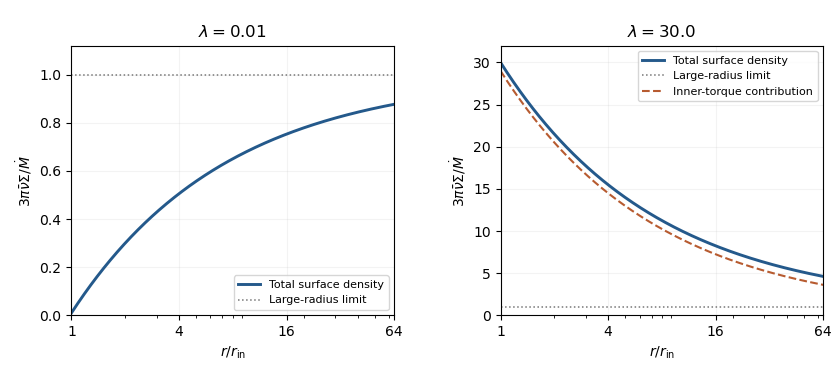

Generate this figure with Python:
"""Steady accretion-disk profiles; Python 3.14.4, matplotlib 3.10.7, numpy 2.3.5.

Write an opaque 840 x 380 PNG to CWD for the existing shared Makefile rule.
"""
from pathlib import Path
import numpy as np
import matplotlib
matplotlib.use('Agg')
import matplotlib.pyplot as plt
from matplotlib.ticker import ScalarFormatter
x=np.geomspace(1,64,600)
fig,axes=plt.subplots(1,2,figsize=(8.4,3.8),dpi=100,facecolor='white')
for ax,lam in zip(axes,[.01,30.]):
    y=1+(lam-1)/np.sqrt(x)
    ax.plot(x,y,lw=2.1,color='#24598b',label='Total surface density')
    ax.axhline(1,color='#777777',ls=':',lw=1.1,label='Large-radius limit')
    if lam>1:ax.plot(x,(lam-1)/np.sqrt(x),color='#b75b30',ls='--',lw=1.5,label='Inner-torque contribution')
    ax.set(xscale='log',xlim=(1,64),ylim=(0,1.12 if lam<1 else 32),xlabel=r'$r/r_{\mathrm{in}}$',title=r'$\lambda='+str(lam)+r'$')
    ax.set_xticks([1,4,16,64]);ax.xaxis.set_major_formatter(ScalarFormatter())
    ax.grid(alpha=.15)
    ax.legend(fontsize=8,loc='lower right' if lam<1 else 'upper right')
axes[0].set_ylabel(r'$3\pi\bar\nu\Sigma/\dot M$')
axes[1].set_ylabel(r'$3\pi\bar\nu\Sigma/\dot M$')
fig.subplots_adjust(left=.085,right=.98,bottom=.17,top=.88,wspace=.33)
fig.savefig(Path.cwd()/'paper-321-surface-density.png',facecolor='white',transparent=False)
plt.close(fig)
